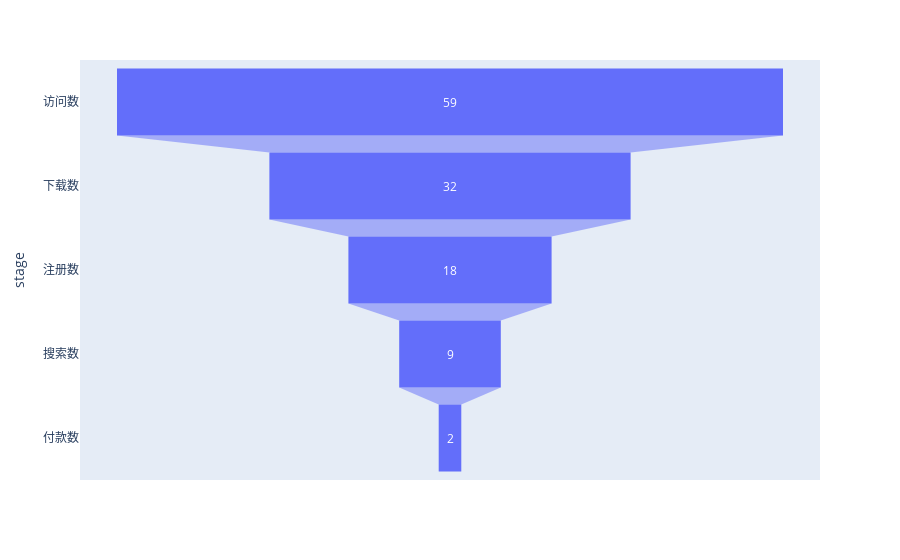

The code cell stored with this chart in its notebook:
### Markdown cell above
## 绘制漏斗图

### Code cell
data = dict(
    number = [59, 32, 18, 9, 2],
    stage = ["访问数","下载数","注册数","搜索数","付款数"]
)

fig = px.funnel(data, x = "number", y="stage")
fig.show()

### Figure 1 — Plotly figure (JSON) as saved in the notebook; plotly's stock layout.template omitted (floating-point values rounded to 4 significant figures)
{"data": [{"hovertemplate": "number=%{x}<br>stage=%{y}<extra></extra>", "legendgroup": "", "marker": {"color": "#636efa"}, "name": "", "orientation": "h", "showlegend": false, "type": "funnel", "x": [59, 32, 18, 9, 2], "xaxis": "x", "y": ["访问数", "下载数", "注册数", "搜索数", "付款数"], "yaxis": "y"}], "layout": {"autosize": true, "legend": {"tracegroupgap": 0}, "margin": {"t": 60}, "xaxis": {"anchor": "y", "autorange": true, "domain": [0, 1], "range": [-32.78, 32.78], "title": {"text": "number"}, "type": "linear"}, "yaxis": {"anchor": "x", "autorange": true, "domain": [0, 1], "range": [4.5, -0.5], "title": {"text": "stage"}, "type": "category"}}}
